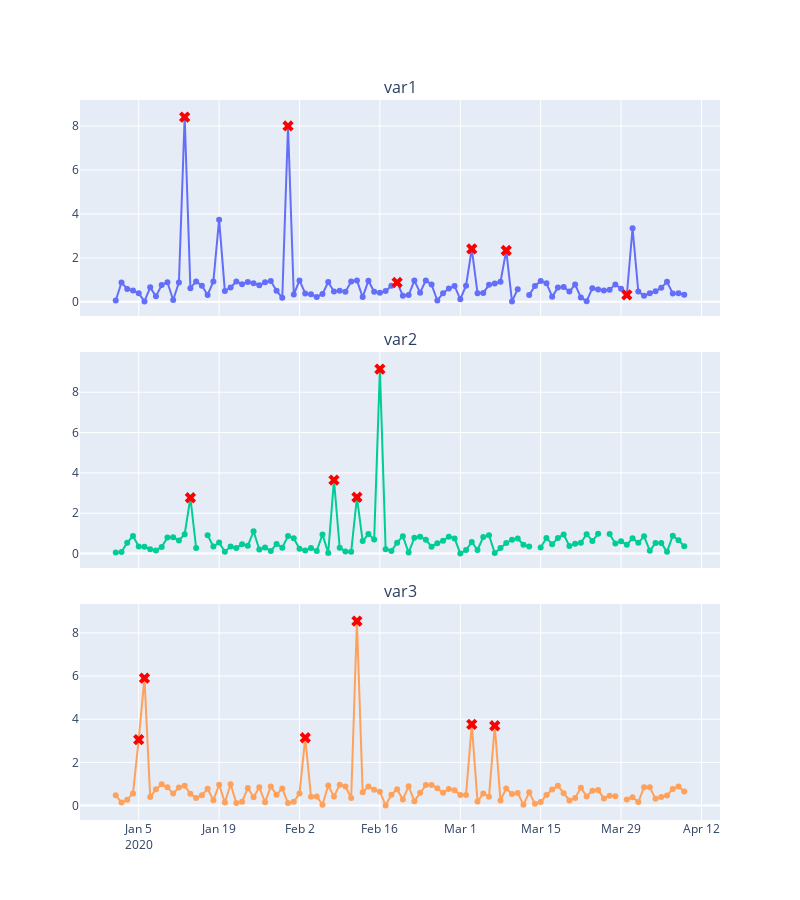

Here is the notebook cell this chart was saved with:
### Code cell
# plot final data no verify
fig = plot_df(df_final_no_verify, return_fig=True)
fig.show()
